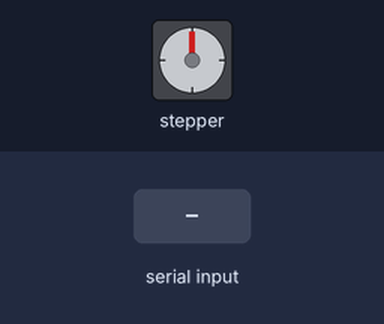
Simulated run of this sketch. Board: Arduino Uno, built with avr-gcc and run on an emulated ATmega328P. On the bench: stepper motor. The inputs (shaded band) are chosen by the test bench. Stepper angles assume 2048 steps per turn; what the sketch prints to the serial monitor is not drawn.

Above: at 1.2 s.
1.3 s: "left\n" received over Serial
At 1.75 s:
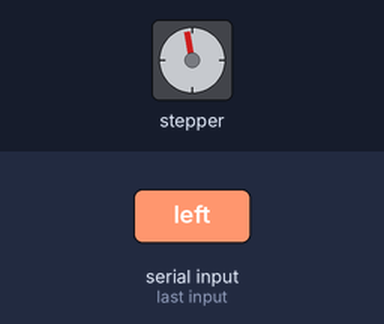
At 5.1 s:
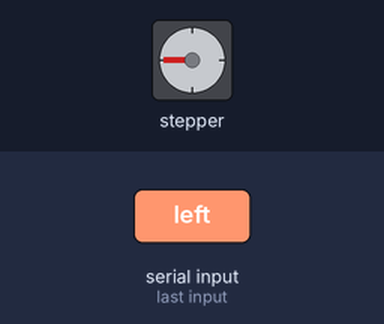
5.8 s: "left\n" received over Serial
At 9.7 s:
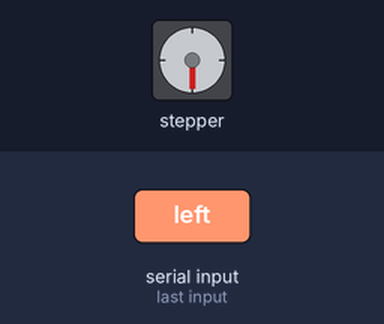
Timing chart, 0 to 11.2 s (numbered marks = the images above; inputs shaded):
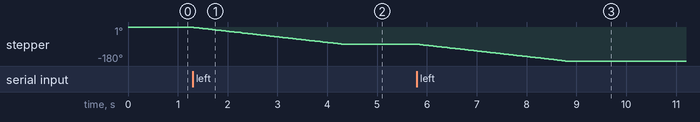

Measured:
- after the input at 1.3 s, stepper: turns 90° counter-clockwise in 3.0 s, starting at once
- after the input at 5.8 s, stepper: turns 90° counter-clockwise in 3.0 s, starting at once

The sketch:

JudgesSample.ino
```cpp
/*
Setup:
  5V to +
  GND to -

  IN1 to pin8
  IN2 to pin 9
  IN3 to pin 10
  IN4 to pin 11
 */

#include <Stepper.h>

const int stepsPerRevolution = 2048;

// initialize the stepper library on pins 8 through 11:
Stepper myStepper(stepsPerRevolution, 8, 10, 9, 11);

void setup() {
  // set the speed at 5 rpm:
  myStepper.setSpeed(5);

  // initialize the serial port:
  Serial.begin(9600);
  while (!Serial) {}
  Serial.println("Type 'left' or 'right' in the Serial Monitor to call a task.");
}

void loop() {
  if (Serial.available() > 0) {
    String input = Serial.readStringUntil('\n'); // Read input until newline
    input.trim();

    if (input == "left") {
      left();
    } else if (input == "right") {
      right();
    } else {
      Serial.println("Invalid command. Type 'left' or 'right'.");
    }
  }

}

void left() {
  myStepper.step(-(stepsPerRevolution/4));
}

void right() {
  myStepper.step(stepsPerRevolution/4);
}
```
